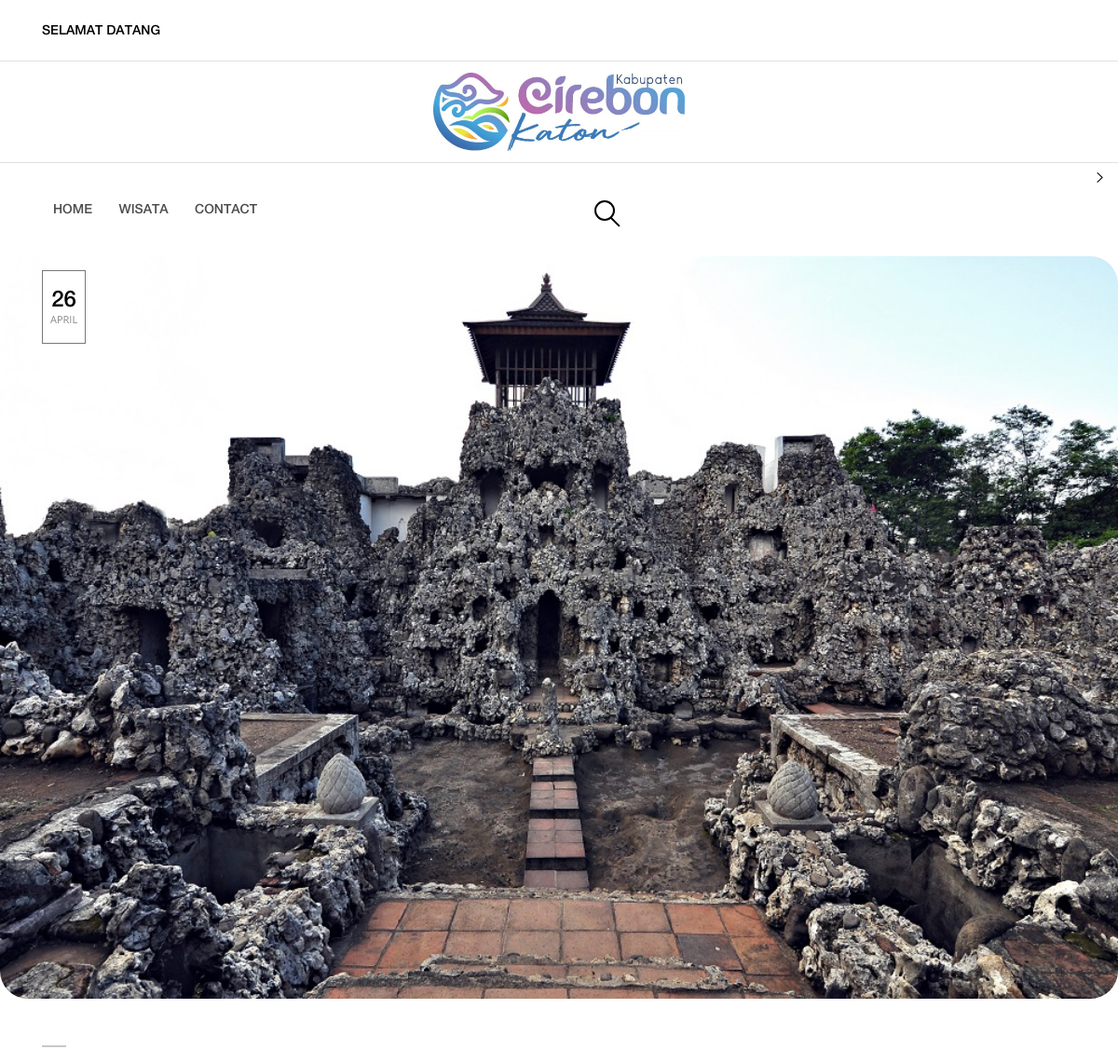
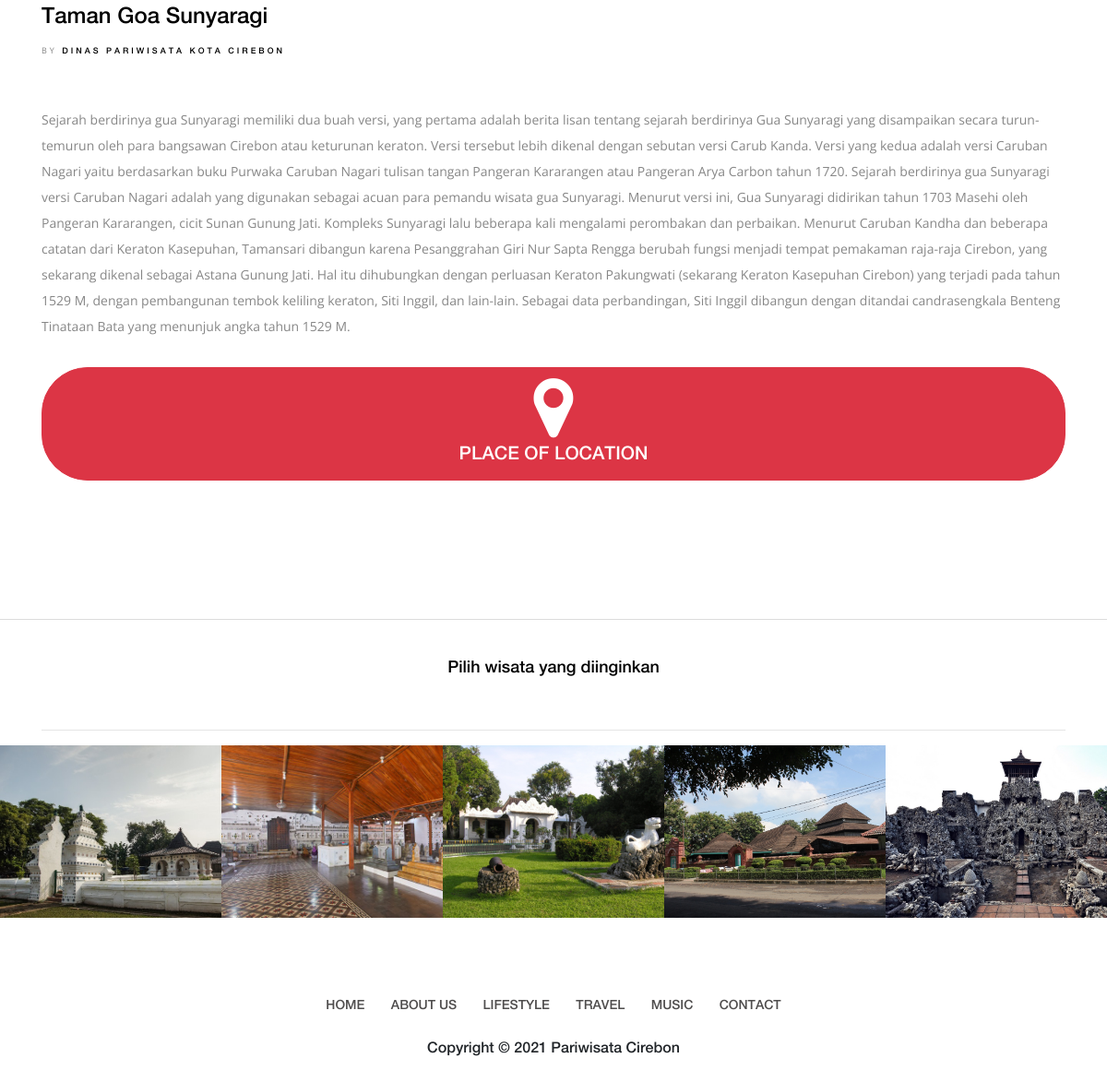
Screenshot of /single-post.php?id=1 with the database file from the repository (2 pictures, top to bottom).
### tables this page shows
CREATE TABLE IF NOT EXISTS `wisata` (
`id` int(11) NOT NULL,
  `nama_lokasi` varchar(100) NOT NULL,
  `alamat` varchar(100) NOT NULL,
  `deskripsi` text NOT NULL,
  `lat` varchar(100) NOT NULL,
  `lng` varchar(100) NOT NULL,
  `gambar` varchar(255) NOT NULL
);

### single-post.php (the view, shortened to what this page needs)
<?php include "atas.php"; ?>
<?php $id = $_GET['id'];
  $query = mysqli_query($konek,"SELECT * FROM wisata WHERE id='$id'");
  $data  = mysqli_fetch_array($query);
  ?>
    <div class="single-blog-wrapper section-padding-0-100">
        <div class="single-blog-area blog-style-2 mb-50">
            <div class="single-blog-thumbnail" align="center">
                <img src="img/bg-img/<?php echo $data['gambar']; ?>" alt="" style="border-radius: 30px; width: 1321px;">
                <div class="post-tag-content">
                    <div class="container">
                        <div class="row">
                            <div class="col-12">
                                <div class="post-date">
                                    <a href="#"><?php echo tglIndonesia(date('d')); ?><span><?php echo tglIndonesia(date('F')); ?></span></a>
                                </div>
                            </div>
                        </div>
                    </div>
                </div>
            </div>
        </div>
        <div class="container">
            <div class="row">
                <div class="col-12 col-lg-12">
                    <div class="single-blog-area blog-style-2 mb-50">
                        <div class="single-blog-content">
                            <div class="line"></div>
                            <h4><a href="#" class="post-headline mb-0"><?php echo $data['nama_lokasi'];?></a></h4>
                            <div class="post-meta mb-50">
                                <p>By <a href="#">Dinas Pariwisata Kota Cirebon</a>
                            </div>
                            <p><?php echo $data['deskripsi'];?></p>
                        </div>
                        <a href="maps.php?id=<?php echo $data['id'];?>" class="btn btn-danger col-12" style="border-radius: 50px;"><i style="font-size: 75px;" class="fa fa-map-marker"></i><h1 style="font-size: 20px; color: #fff;">PLACE OF LOCATION</h1></a>
                    </div>
                </div>
            </div>
        </div>
    </div>
    <div class="instagram-feed-area">
        <div class="container">
            <div class="row">
                <div class="col-12">
                    <div class="insta-title">
                        <h5>Pilih wisata yang diinginkan</h5>
                        <hr >
                    </div>
                </div>
            </div>
        </div>
        <div class="instagram-slides owl-carousel" align="center">
            <?php
         $sql = mysqli_query($konek,"SELECT * FROM wisata");
         while($data2 = mysqli_fetch_array($sql)) { ?>
            <div class="single-insta-feed" style="width: 300px; height: 187px;">
                <img src="img/bg-img/<?php echo $data2['gambar']; ?>">
            </div>
        <?php } ?>
        </div>
    </div>
    <footer class="footer-area text-center">
        <div class="container">
            <div class="row">
                <div class="col-12">
                    <div class="classy-nav-container breakpoint-off">
                        <nav class="classy-navbar justify-content-center">
                            <div class="classy-menu">
                                <div class="classynav">
                                    <ul>
                                        <li><a href="#">Home</a></li>
                                        <li><a href="#">About Us</a></li>
                                        <li><a href="#">Lifestyle</a></li>
                                        <li><a href="#">travel</a></li>
                                        <li><a href="#">Music</a></li>
                                        <li><a href="#">Contact</a></li>
                                    </ul>
                                </div>
                            </div>
                        </nav>
                    </div>
                </div>
            </div>
        </div>
<?php include "bawah.php"; ?>

### atas.php (shortened to what this page needs)
<?php
function tglIndonesia($str){
    $tr   = trim($str);
    $str    = str_replace(array('Sun', 'Mon', 'Tue', 'Wed', 'Thu', 'Fri', 'Sat', 'January', 'February', 'March', 'April', 'May', 'June', 'July', 'August', 'September', 'October', 'November', 'December'), array('Minggu', 'Senin', 'Selasa', 'Rabu', 'Kamis', 'Jum\'at', 'Sabtu', 'Januari', 'Februari', 'Maret', 'April', 'Mei', 'Juni', 'Juli', 'Agustus', 'September', 'Oktober', 'November', 'Desember'), $tr);
    return $str;
  }  ?>
<!DOCTYPE html>
<html lang="en">
<head>
    <link rel="stylesheet" href="style.css">
</head>
<body>
    <header class="header-area">
        <div class="top-header">
            <div class="container h-100">
                <div class="row h-100 align-items-center">
                    <div class="col-12 col-sm-8">
                        <div class="breaking-news-area">
                            <div id="breakingNewsTicker" class="ticker">
                                <ul>
                                    <li><a href="#">Selamat Datang</a></li>
                                </ul>
                            </div>
                        </div>
                    </div>
                </div>
            </div>
        </div>
        <div class="logo-area text-center" style="height: 110px;">
            <div class="container h-100">
                <div class="row h-100 align-items-center">
                    <div class="col-12">
                        <a href="index.html" class="original-logo"><img src="img/core-img/sd.jpeg" width="270" height="135" alt=""></a>
                    </div>
                </div>
            </div>
        </div>
        <div class="original-nav-area" id="stickyNav">
            <div class="classy-nav-container breakpoint-off">
                <div class="container">
                    <nav class="classy-navbar justify-content-between">
                        <div class="classy-menu" id="originalNav">
                            <div class="classynav">
                                <ul>
                                    <li><a href="index.php">Home</a></li>
                                    <li class="dropdown"><a href="#">Wisata</a>
                                    </li>
                                    <li><a href="contact.php">Contact</a></li>
                                </ul>
                                <div id="search-wrapper">
                                    <form action="index.php" method="get">
                                        <input type="text" id="search" name="search" placeholder="Cari Loksi Wisata Anda..">
                                    </form>
                                </div>
                            </div>
                        </div>
                    </nav>
                </div>
            </div>
        </div>
    </header>

### bawah.php (shortened to what this page needs)
<center>Copyright &copy; <script>document.write(new Date().getFullYear());</script> Pariwisata Cirebon</center>
    </footer>
</body>
</html>

### style.css (style rules this page uses)
* { margin: 0; padding: 0; }
body { font-family: "helveticaneuemedium"; background-color: #ffffff; }
h1, h2, h3, h4, h5, h6 { color: #000000; font-weight: 500; line-height: 1.3; font-family: "helveticaneuemedium"; }
p { color: #878787; font-size: 14px; line-height: 1.4; font-family: "helveticaneuemedium"; }
a { -webkit-transition-duration: 500ms; transition-duration: 500ms; text-decoration: none; outline: none; font-size: 14px; font-family: "helveticaneuemedium"; color: #4f4d4d; }
ul, ol { margin: 0; }
ul li, ol li { list-style: none; }
img { height: auto; max-width: 100%; }
.mb-50 { margin-bottom: 50px; }
.section-padding-0-100 { padding: 0 0 100px; }
.header-area { position: relative; width: 100%; z-index: 100; -webkit-transition-duration: 500ms; transition-duration: 500ms; }
.header-area .top-header { height: 65px; }
.header-area .logo-area { height: 170px; border-top: 1px solid #e1e1e1; border-bottom: 1px solid #e1e1e1; }
.header-area .original-nav-area { height: 100px; }
.header-area .original-nav-area .classynav ul li a { text-transform: uppercase; color: #4f4d4d; }
.header-area .original-nav-area .classy-nav-container { background-color: transparent; }
.header-area .original-nav-area .classy-navbar { height: 100px; padding: 0; }
#breakingNewsTicker.ticker { width: 100%; text-align: left; position: relative; overflow: hidden; }
#breakingNewsTicker.ticker ul { width: 100%; position: relative; }
#breakingNewsTicker.ticker ul li { display: none; width: 100%; }
#breakingNewsTicker.ticker ul li a { color: #000000; font-size: 14px; text-transform: uppercase; }
.single-blog-area { position: relative; z-index: 1; }
.single-blog-area .single-blog-thumbnail { position: relative; z-index: 1; }
.single-blog-area .single-blog-thumbnail img { width: 100%; }
.single-blog-area .single-blog-thumbnail .post-date { position: absolute; z-index: 10; left: 15px; top: 15px; border: 1px solid #787878; background-color: #ffffff; padding: 20px 8px; text-align: center; }
.single-blog-area .single-blog-thumbnail .post-date a { font-size: 24px; text-transform: uppercase; color: #000000; line-height: 1; font-family: "helveticaneuemedium"; }
.single-blog-area .single-blog-thumbnail .post-date a span { display: block; font-family: "Open Sans", sans-serif; font-size: 11px; color: #878787; }
.single-blog-area .single-blog-content .line { background-color: #c8c8c8; width: 26px; height: 2px; margin-bottom: 20px; }
.single-blog-area .single-blog-content h4 a { display: inline-block; color: #000000; font-size: 24px; margin-bottom: 30px; }
.single-blog-area .single-blog-content > p { line-height: 2; margin-bottom: 70px; }
.single-blog-area .single-blog-content .post-meta p { font-size: 9px; text-transform: uppercase; margin-bottom: 0; letter-spacing: 3px; display: inline-block; }
.single-blog-area .single-blog-content .post-meta p:first-of-type { margin-right: 30px; }
.single-blog-area .single-blog-content .post-meta p a { font-size: 9px; text-transform: uppercase; color: #000000; letter-spacing: 3px; }
.single-blog-area.blog-style-2 .single-blog-content > p { margin-bottom: 30px; }
.post-tag-content { position: absolute; width: 1140px; top: 0; left: 50%; -webkit-transform: translateX(-50%); transform: translateX(-50%); }
.instagram-feed-area { position: relative; z-index: 1; border-top: 1px solid #dcdcdc; }
.instagram-feed-area .insta-title { text-align: center; }
.instagram-feed-area .insta-title h5 { margin-bottom: 0; padding: 40px 0; font-size: 18px; }
.instagram-feed-area .single-insta-feed { position: relative; z-index: 1; clear: both; }
.single-blog-wrapper .single-blog-area .single-blog-content p { font-family: "Open Sans", sans-serif; }
#search-wrapper { display: inline-block; position: relative; right: -300px; margin-left: 50px; }
#search-wrapper:after { position: absolute; bottom: 3px; right: -9px; display: block; content: ""; width: 14px; height: 2px; background-color: #000000; -webkit-transform: rotate(45deg) scaleX(0); transform: rotate(45deg) scaleX(0); transform-origin: 0 50%; -webkit-animation: lens-in 0.6s linear 0.9s forwards; animation: lens-in 0.6s linear 0.9s forwards; }
#search-wrapper #search { background: none; border: 2px solid; border-color: #000000; outline: none; padding: 0 9px; border-radius: 1000px; width: 0; transition: all 0.3s 0.6s; font-size: 12px; }
.footer-area { padding: 60px 0; position: relative; z-index: 1; }
.footer-area .classynav ul li a { text-transform: uppercase; color: #4f4d4d; }

### rows the page displays
wisata: gambar (picture), nama_lokasi "Taman Goa Sunyaragi", deskripsi "Sejarah berdirinya gua Sunyaragi memiliki dua buah versi, yang pertama adalah berita lisan tentang sejarah berdirinya Gua Sunyaragi yang disampaikan secara turun-temurun oleh para bangsawan Cirebon atau keturunan keraton. Versi tersebut lebih dikenal dengan sebutan versi Carub Kanda. Versi yang kedua adalah versi Caruban Nagari yaitu berdasarkan buku Purwaka Caruban Nagari tulisan tangan Pangeran Kararangen atau Pangeran Arya Carbon tahun 1720. Sejarah berdirinya gua Sunyaragi versi Caruban Nagari adalah yang digunakan sebagai acuan para pemandu wisata gua Sunyaragi. Menurut versi ini, Gua Sunyaragi didirikan tahun 1703 Masehi oleh Pangeran Kararangen, cicit Sunan Gunung Jati. Kompleks…"
wisata: gambar (picture)
wisata: gambar (picture)
wisata: gambar (picture)
wisata: gambar (picture)
